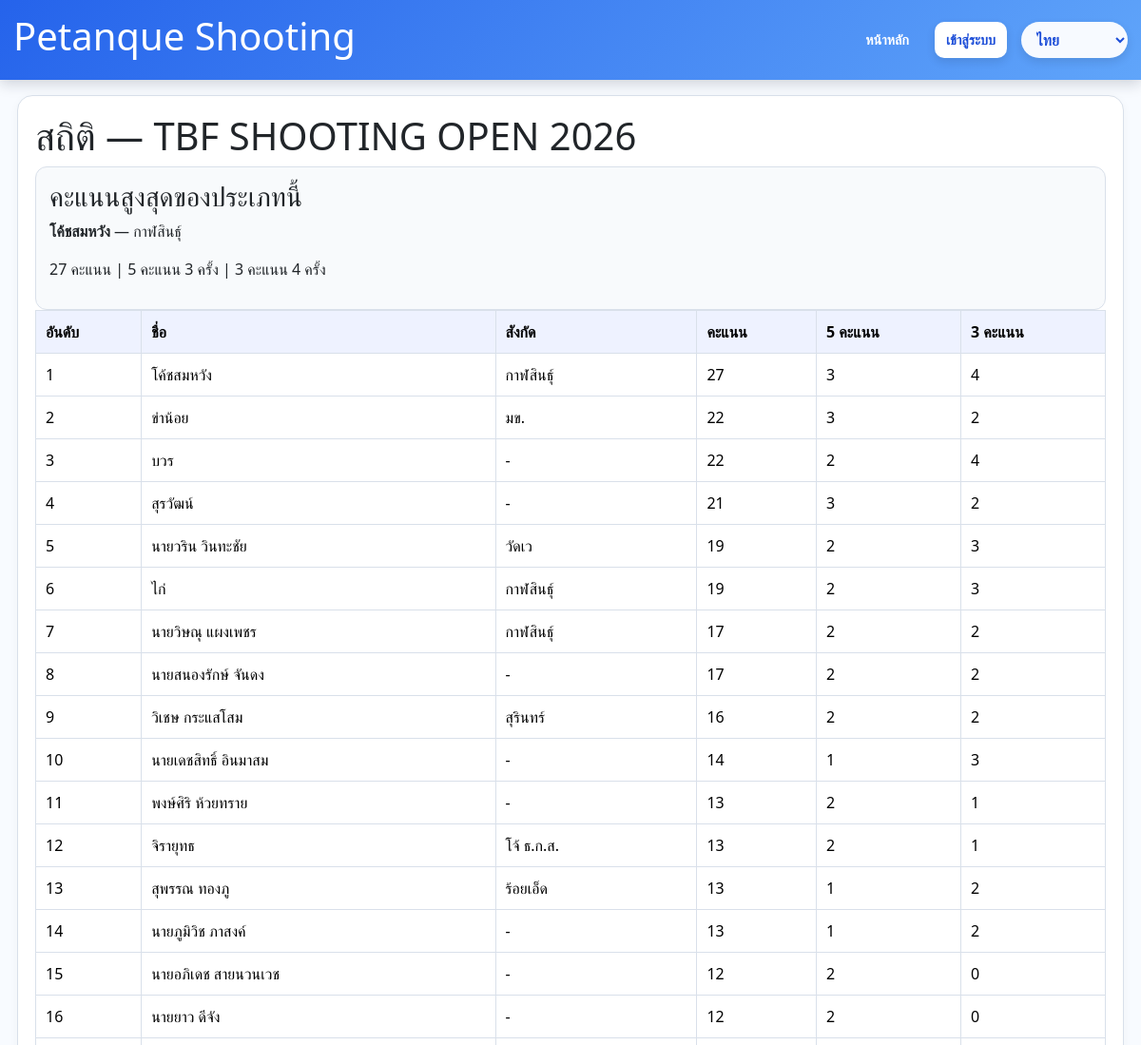
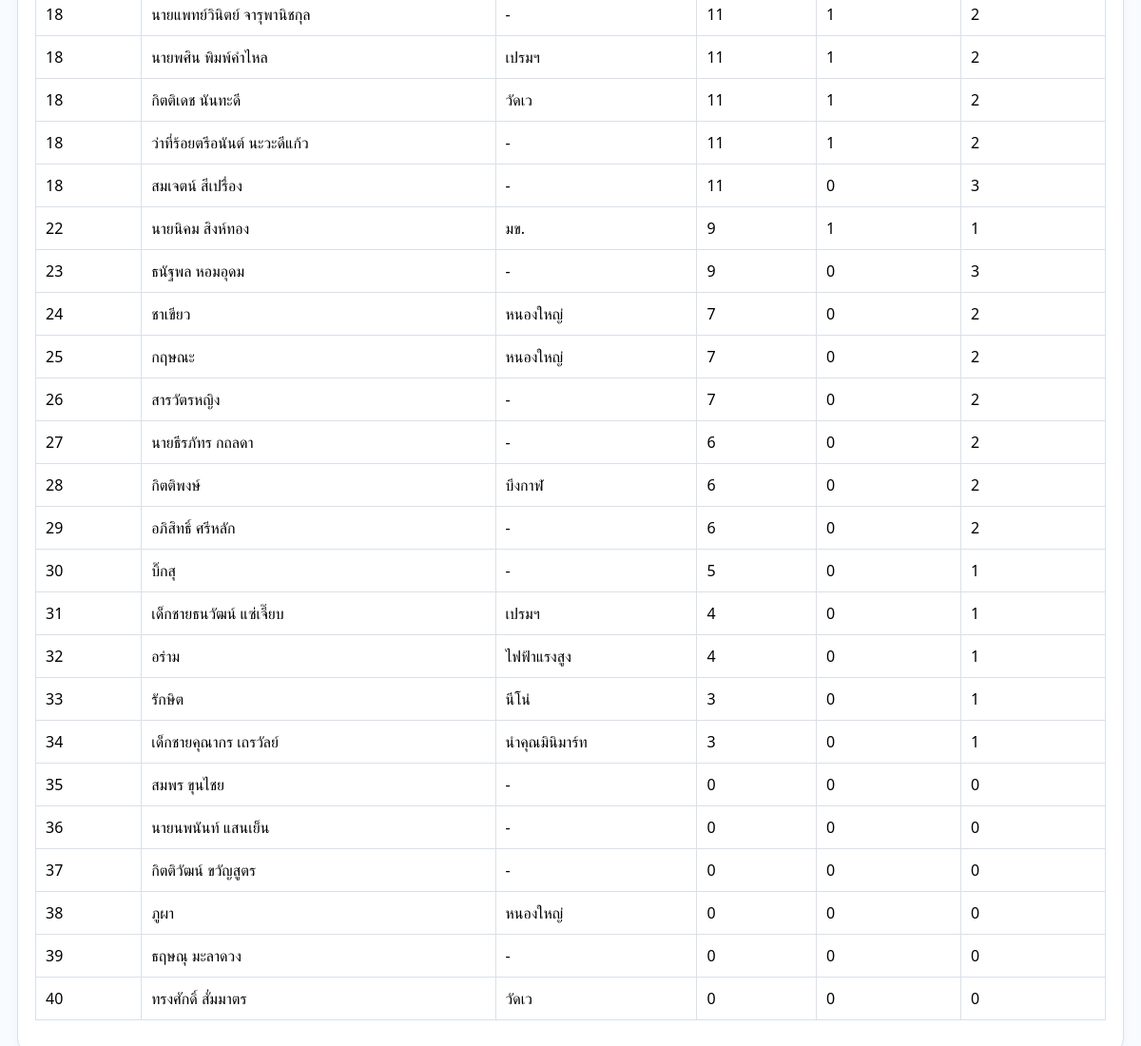
/events/3/stats, run on the app's committed database (2 pictures, top to bottom).
### app.py (models this page shows)
class Event(db.Model):
    id = db.Column(db.Integer, primary_key=True)
    name = db.Column(db.String(255), nullable=False)
    event_group = db.Column(db.String(50), nullable=False)
    category = db.Column(db.String(50), nullable=False)
    competition_date = db.Column(db.Date, nullable=False)
    location = db.Column(db.String(255), nullable=False)
    lane_count = db.Column(db.Integer, nullable=False, default=1)
    direct_qualifiers = db.Column(db.Integer, nullable=False, default=0)
    has_round_two = db.Column(db.Boolean, default=False)
    round_two_cutoff_rank = db.Column(db.Integer, nullable=True)
    next_round_label = db.Column(db.String(50), nullable=False, default="รอบ 8 คน")
    round_two_advancers = db.Column(db.Integer, nullable=False, default=4)
    created_at = db.Column(db.DateTime, default=datetime.utcnow)
    created_by = db.Column(db.Integer, db.ForeignKey("user.id"), nullable=True)
    athletes = db.relationship("Athlete", backref="event", cascade="all, delete-orphan", lazy=True)

class Athlete(db.Model):
    id = db.Column(db.Integer, primary_key=True)
    event_id = db.Column(db.Integer, db.ForeignKey("event.id"), nullable=False)
    bib_no = db.Column(db.String(20), nullable=False)
    name = db.Column(db.String(255), nullable=False)
    affiliation = db.Column(db.String(255), nullable=False)
    start_order = db.Column(db.Integer, nullable=False)
    lane_no = db.Column(db.Integer, nullable=False)
    lane_order = db.Column(db.Integer, nullable=False)
    status = db.Column(db.String(20), nullable=False, default="waiting")
    red_card_count = db.Column(db.Integer, nullable=False, default=0)
    created_at = db.Column(db.DateTime, default=datetime.utcnow)
    entries = db.relationship("ScoreEntry", backref="athlete", cascade="all, delete-orphan", lazy=True)
    signatures = db.relationship("ScoreSignature", backref="athlete", cascade="all, delete-orphan", lazy=True)
    tiebreaks = db.relationship("TieBreakEntry", backref="athlete", cascade="all, delete-orphan", lazy=True)

class ScoreEntry(db.Model):
    id = db.Column(db.Integer, primary_key=True, autoincrement=True)
    athlete_id = db.Column(db.Integer, db.ForeignKey("athlete.id"), nullable=False)
    round_no = db.Column(db.Integer, nullable=False, default=1)
    station_no = db.Column(db.Integer, nullable=False)
    distance_m = db.Column(db.Integer, nullable=False)
    score = db.Column(db.Integer, nullable=False, default=0)
    is_red_card = db.Column(db.Boolean, nullable=False, default=False)
    is_scored = db.Column(db.Boolean, nullable=False, default=False)
    updated_at = db.Column(db.DateTime, default=datetime.utcnow, onupdate=datetime.utcnow)

### app.py (the view)
@app.route("/events/<int:event_id>/stats")
def event_stats(event_id: int):
    event = Event.query.get_or_404(event_id)
    round1_rows = build_round_ranking(event, 1)
    best = round1_rows[0] if round1_rows else None
    return render_template("stats.html", event=event, best=best, round1_rows=round1_rows)

### app.py (called while the page is built)
def current_language() -> str:
    lang = session.get("lang", "th")
    return lang if lang in SUPPORTED_LANGS else "th"

@app.context_processor
def inject_language_options():
    lang = current_language()
    return {
        "current_lang": lang,
        "lang_labels": LANG_LABELS,
        "html_lang": "zh-CN" if lang == "zh" else lang,
    }

def _request_cache() -> dict:
    if not has_request_context():
        return {}
    cache = getattr(g, "shooting_request_cache", None)
    if cache is None:
        cache = {}
        g.shooting_request_cache = cache
    return cache

def get_round_signature(athlete_id: int, round_no: int) -> ScoreSignature | None:
    cache = _request_cache()
    signatures = cache.get("signature_by_athlete_round") if has_request_context() else None
    key = (athlete_id, round_no)
    if signatures is not None and key in signatures:
        return signatures[key]
    signature = ScoreSignature.query.filter_by(athlete_id=athlete_id, round_no=round_no).first()
    if has_request_context():
        cache.setdefault("signature_by_athlete_round", {})[key] = signature
    return signature

def athlete_round_status(athlete: Athlete, round_no: int) -> str:
    signature = get_round_signature(athlete.id, round_no)
    if signature and signature.finished_at:
        return "finished"
    if signature and signature.started_at:
        return "active"
    return "waiting"

def ranking_key(item: dict):
    return (
        item["total"],
        item["count_5"],
        item["count_3"],
        item["tiebreak_total"],
    )

def apply_rank_by_tiebreak(rows: list[dict]) -> None:
    for idx, row in enumerate(rows, start=1):
        row["rank"] = idx
        row["ordinal_rank"] = idx
        row["display_rank"] = idx
        row["view_order"] = idx

def bracket_size(event: Event) -> int:
    label = (event.next_round_label or "")
    if "16" in label:
        return 16
    if "4" in label or "รอง" in label:
        return 4
    return 8

def direct_quota(event: Event) -> int:
    size = bracket_size(event)
    configured = int(event.direct_qualifiers or 0)
    if configured > 0:
        return min(configured, size)
    if event.has_round_two:
        return max(size // 2, 0)
    return size

@app.context_processor
def inject_globals():
    return {"now": datetime.now(), "MAX_RED_CARDS": MAX_RED_CARDS}

### templates/stats.html
{% extends 'base.html' %}
{% block content %}
<section class="card">
  <h1>สถิติ — {{ event.name }}</h1>
  {% if best %}
  <div class="highlight-box">
    <h3>คะแนนสูงสุดของประเภทนี้</h3>
    <p><strong>{{ best.athlete.name }}</strong> — {{ best.athlete.affiliation }}</p>
    <p>{{ best.total }} คะแนน | 5 คะแนน {{ best.count_5 }} ครั้ง | 3 คะแนน {{ best.count_3 }} ครั้ง</p>
  </div>
  {% endif %}
  <div class="table-wrap">
    <table class="table">
    <thead><tr><th>อันดับ</th><th>ชื่อ</th><th>สังกัด</th><th>คะแนน</th><th>5 คะแนน</th><th>3 คะแนน</th></tr></thead>
    <tbody>
      {% for row in round1_rows %}
      <tr><td>{{ row.rank }}</td><td>{{ row.athlete.name }}</td><td>{{ row.athlete.affiliation }}</td><td>{{ row.total }}</td><td>{{ row.count_5 }}</td><td>{{ row.count_3 }}</td></tr>
      {% else %}
      <tr><td colspan="6">ยังไม่มีข้อมูล</td></tr>
      {% endfor %}
    </tbody>
  </table>
  </div>
</section>
{% endblock %}

### static/css/style.css (style rules this page uses)
:root { --bg:#f3f6fb;--card:#fff;--line:#d9e0ea;--text:#1f2937;--muted:#6b7280;--accent:#1d4ed8;--soft:#eff6ff }
* { box-sizing:border-box }
body { margin:0;font-family:Arial,Helvetica,sans-serif;background:var(--bg);color:var(--text) }
.card { background:var(--card);border:1px solid var(--line);border-radius:16px;padding:18px;margin-bottom:20px;box-shadow:0 2px 10px rgba(15,23,42,.04) }
.table { width:100%;border-collapse:collapse }
.table th,.table td { border:1px solid var(--line);padding:10px;vertical-align:top }
.table thead th { background:#eef2ff }
.highlight-box,.muted-box,.summary-box,.info-card { background:#f8fafc;border:1px solid var(--line);border-radius:12px;padding:14px }
.table-wrap { width:100%; overflow-x:auto; -webkit-overflow-scrolling:touch; }
.table th, .table td { white-space:nowrap; }
:root { --sc-table-min-width: 1120px; --sc-left: 120px; --sc-side: 120px; --sc-cell: 44px; --sc-input-w: 34px; --sc-input-h: 28px; --sc-total: 60px; --sc-img-w: 160px; --sc-img-h: 120px; --sc-font: 14px; --sc-pad-y: 3px; --sc-pad-x: 1px; --sc-border: #111827; }
@media (max-width: 1200px) { :root { --sc-table-min-width: 1020px; --sc-left: 78px; --sc-side: 110px; --sc-side2: 90px; --sc-cell: 30px; --sc-input-w: 30px; --sc-input-h: 28px; --sc-total: 52px; --sc-img-w: 120px; --sc-img-h: 90px; --sc-font: 10px; --sc-pad-y: 2px; --sc-pad-x: 1px; } }

### templates/base.html (style rules this page uses)
* { box-sizing: border-box; }
html, body { margin: 0; max-width: 100%; overflow-x: hidden; }
body { background: #f8fbff; color: #0f172a; font-family: system-ui, -apple-system, BlinkMacSystemFont, "Segoe UI", sans-serif; }

### data on the page
Event: name "TBF SHOOTING OPEN 2026"
Athlete: athlete.name "โค้ชสมหวัง", athlete.affiliation "กาฬสินธุ์", athlete.name "โค้ชสมหวัง", athlete.affiliation "กาฬสินธุ์"
Athlete: rank "2", athlete.name "ข่าน้อย", athlete.affiliation "มข.", total "22", count_5 "3", count_3 "2", athlete.name "ว่าที่ร้อยตรีอนันต์ นะวะดีแก้ว", athlete.affiliation "-"
Athlete: athlete.name "บวร", athlete.affiliation "-"
Athlete: athlete.name "สุรวัฒน์", athlete.affiliation "-"
Athlete: athlete.name "นายวริน วินทะชัย", athlete.affiliation "วัดเว"
Athlete: athlete.name "ไก่", athlete.affiliation "กาฬสินธุ์"
Athlete: athlete.name "นายวิษณุ แผงเพชร", athlete.affiliation "กาฬสินธุ์"
Athlete: athlete.name "นายสนองรักษ์ จันดง", athlete.affiliation "-"
Athlete: athlete.name "วิเชษ กระแสโสม", athlete.affiliation "สุรินทร์"
Athlete: athlete.name "นายเดชสิทธิ์ อินมาสม", athlete.affiliation "-"
Athlete: athlete.name "พงษ์ศิริ ห้วยทราย", athlete.affiliation "-"
Athlete: athlete.name "จิรายุทธ", athlete.affiliation "โจ้ ธ.ก.ส."
Athlete: athlete.name "สุพรรณ ทองภู", athlete.affiliation "ร้อยเอ็ด"
Athlete: athlete.name "นายภูมิวิช ภาสงค์", athlete.affiliation "-"
Athlete: athlete.name "นายอภิเดช สายนวนเวช", athlete.affiliation "-"
Athlete: athlete.name "นายยาว ดีจัง", athlete.affiliation "-"
Athlete: athlete.name "นายแพทย์วินิตย์ จารุพานิชกุล", athlete.affiliation "-"
Athlete: athlete.name "นายพศิน พิมพ์คำไหล", athlete.affiliation "เปรมฯ"
Athlete: athlete.name "กิตติเดช นันทะดี", athlete.affiliation "วัดเว"
Athlete: athlete.name "สมเจตน์ สีเปรื่อง", athlete.affiliation "-"
Athlete: athlete.name "นายนิคม สิงห์ทอง", athlete.affiliation "มข."
ScoreEntry: rank "23", athlete.name "ธนัฐพล หอมอุดม", athlete.affiliation "-", total "9", count_5 "0", count_3 "3"
ScoreEntry: rank "24", athlete.name "ชาเขียว", athlete.affiliation "หนองใหญ่", total "7", count_5 "0", count_3 "2"
ScoreEntry: rank "25", athlete.name "กฤษณะ", athlete.affiliation "หนองใหญ่", total "7", count_5 "0", count_3 "2"
ScoreEntry: rank "26", athlete.name "สารวัตรหญิง", athlete.affiliation "-", total "7", count_5 "0", count_3 "2"
ScoreEntry: rank "27", athlete.name "นายธีรภัทร กถลดา", athlete.affiliation "-", total "6", count_5 "0", count_3 "2"
Athlete: athlete.name "กิตติพงษ์", athlete.affiliation "บึงกาฬ"
ScoreEntry: rank "29", athlete.name "อภิสิทธิ์ ศรีหลัก", athlete.affiliation "-", total "6", count_5 "0", count_3 "2"
Athlete: athlete.name "บิ๊กสุ", athlete.affiliation "-"
Athlete: athlete.name "เด็กชายธนวัฒน์ แซ่เจี๊ยบ", athlete.affiliation "เปรมฯ"
Athlete: athlete.name "อร่าม", athlete.affiliation "ไฟฟ้าแรงสูง"
Athlete: athlete.name "รักษิต", athlete.affiliation "นีโน่"
Athlete: athlete.name "เด็กชายคุณากร เถรวัลย์", athlete.affiliation "นำคุณมินิมาร์ท"
Athlete: athlete.name "สมพร ขุนไชย", athlete.affiliation "-"
Athlete: athlete.name "นายนพนันท์ แสนเย็น", athlete.affiliation "-"
Athlete: athlete.name "กิตติวัฒน์ ขวัญสูตร", athlete.affiliation "-"
Athlete: athlete.name "ภูผา", athlete.affiliation "หนองใหญ่"
Athlete: athlete.name "ธฤษณุ มะลาดวง", athlete.affiliation "-"
Athlete: athlete.name "ทรงศักดิ์ สั่มมาตร", athlete.affiliation "วัดเว"

### other printed values
{{ best.total }} "27"
{{ best.count_5 }} "3"
{{ best.count_3 }} "4"
{{ row.rank }} "1" "3" "4" "5" "6" "7" "8" "9" "10" "11" "12" "13" "14" "15" "16" "18" "18" "18" "18" "18" "22" "28" "30" "31" "32" "33" "34" "35" "36" "37" "38" "39" "40"
{{ row.total }} "27" "22" "21" "19" "19" "17" "17" "16" "14" "13" "13" "13" "13" "12" "12" "11" "11" "11" "11" "11" "9" "6" "5" "4" "4" "3" "3" "0" "0" "0" "0" "0" "0"
{{ row.count_5 }} "3" "2" "3" "2" "2" "2" "2" "2" "1" "2" "2" "1" "1" "2" "2" "1" "1" "1" "1" "0" "1" "0" "0" "0" "0" "0" "0" "0" "0" "0" "0" "0" "0"
{{ row.count_3 }} "4" "4" "2" "3" "3" "2" "2" "2" "3" "1" "1" "2" "2" "0" "0" "2" "2" "2" "2" "3" "1" "2" "1" "1" "1" "1" "1" "0" "0" "0" "0" "0" "0"
form field value "ไทย"
